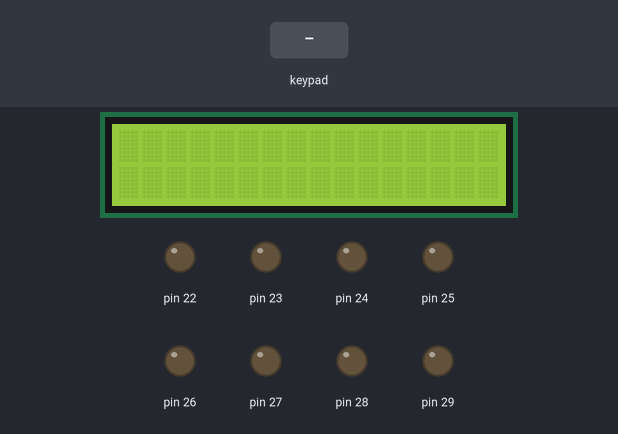
The sketch below on a simulated Arduino Mega 2560, built with avr-gcc and run on an emulated ATmega2560. Parts: 16×2 character LCD, output pins drawn as LEDs (lit = HIGH). Inputs (shaded band) come from the test bench.

Above: at 1.2 s.
1.3 s: key '1' pressed
At 2.5 s:
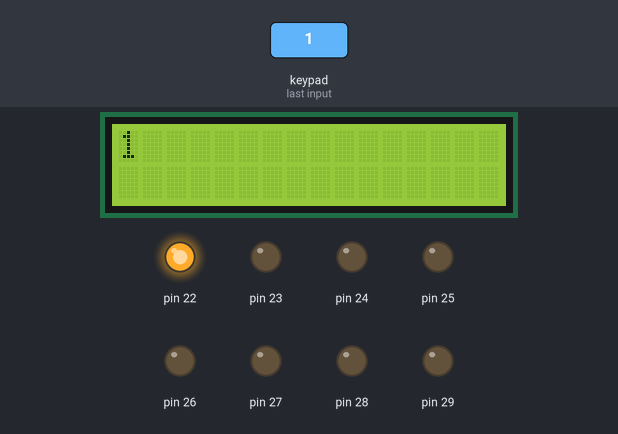
2.8 s: keypad keys 5 3 5 2 5 1 5 0 pressed 0.4 s apart
At 6.1 s:
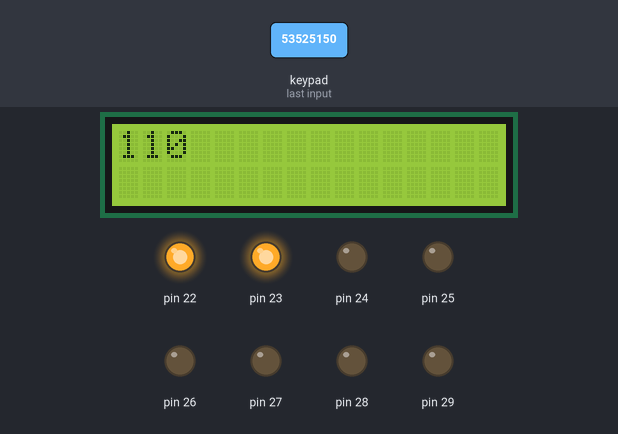
7.5 s: keypad keys 5 3 5 2 5 1 5 0 # pressed 0.4 s apart
At 11.7 s:
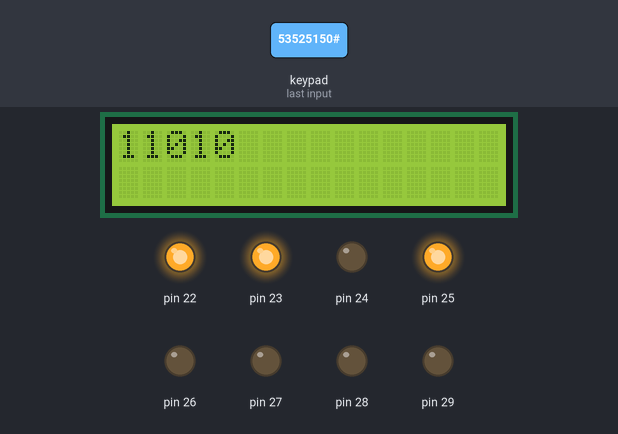
12.6 s: keypad keys 5 3 5 2 5 1 5 0 * pressed 0.4 s apart
At 15.7 s:
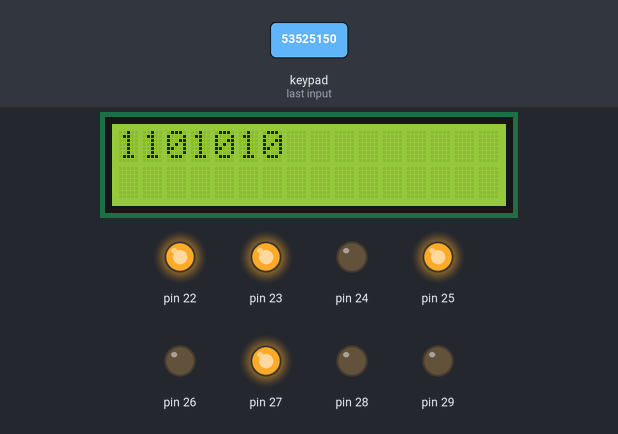
17.7 s: keypad keys 1 3 9 7 2 2 2 2 * pressed 0.4 s apart
At 21.3 s:
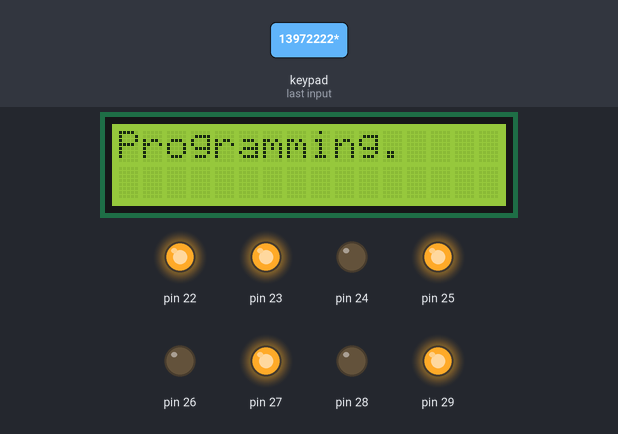
24.3 s: key '0' pressed
At 25.0 s:
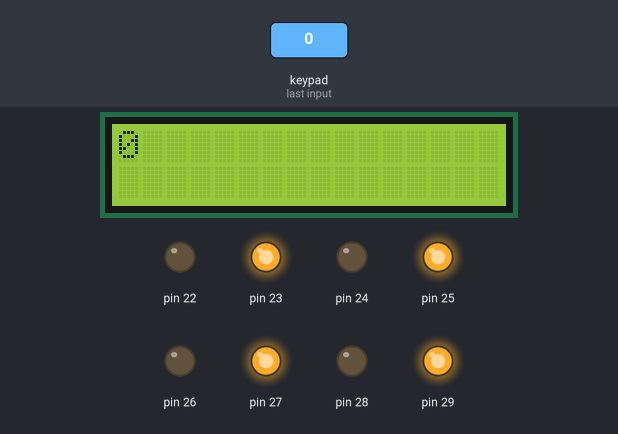
Timing chart, 0 to 26.8 s (numbered marks = the images above; inputs shaded):
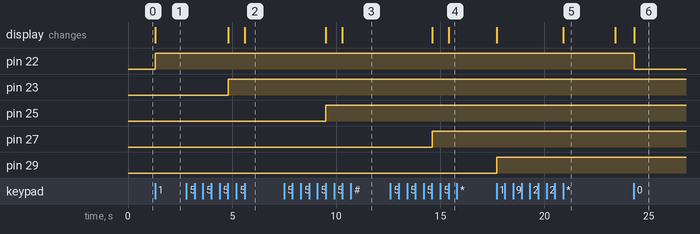

Measured:
- after the input at 1.3 s, pin 22: LOW → HIGH at once; the display: changes at once (image 1)
- after the input at 2.8 s, pin 23: LOW → HIGH after 2.0 s; the display: first changes after 2.0 s (image 2 shows a later state)
- after the input at 7.5 s, pin 25: LOW → HIGH after 2.0 s; the display: first changes after 2.0 s (image 3 shows a later state)
- after the input at 12.6 s, pin 27: LOW → HIGH after 2.0 s; the display: first changes after 2.0 s (image 4 shows a later state)
- after the input at 17.7 s, pin 29: LOW → HIGH at once; the display: first changes at once (image 5 shows a later state)
- after the input at 24.3 s, pin 22: HIGH → LOW at once; the display: changes at once (image 6)
- what the display in image 5 shows lasts 2.5 s, from 20.9 s to 23.4 s

The sketch:

first_8-bit_programmer.ino
```cpp
// First proof of concept for a programmer for my 8-bit breadboard computer.
// Instead of manually flipping dip switches, this would allow to input the raw machine code via a keypad.

#include <LiquidCrystal.h>
#include <Keypad.h>

int pin = 22;

const byte ROWS = 4;
const byte COLS = 4;

char hexaKeys[ROWS][COLS] = {
  {'1', '2', '3', 'A'},
  {'4', '5', '6', 'B'},
  {'7', '8', '9', 'C'},
  {'*', '0', '#', 'D'}
};

byte rowPins[ROWS] = {53, 52, 51, 50};
byte colPins[COLS] = {49, 48, 47, 46};

Keypad customKeypad = Keypad( makeKeymap(hexaKeys), rowPins, colPins, ROWS, COLS);

LiquidCrystal lcd(7, 8, 9, 10, 11, 12);

void setup() {
  for (int pin = 22; pin <= 29; pin++) {
    pinMode(pin, OUTPUT);
  }
  lcd.begin(16, 2);
}

void loop() {
  char customKey = customKeypad.getKey();
  while (pin >= 22 && pin <= 29) {

    char customKey = customKeypad.getKey();
    if (customKey) {
      switch (customKey) {
        case '0':
          digitalWrite(pin, 0);
          lcd.print(customKey);
          pin++;
          break;
        case '1':
          digitalWrite(pin, 1);
          lcd.print(customKey);
          pin++;
          break;
        default:
          break;
      }
    }
  }
  lcd.setCursor(0, 1);
  if (pin > 29) {
    pin = 32;
  }
  while (pin >= 32 && pin <= 35) {
    char customKey = customKeypad.getKey();
    if (customKey) {
      switch (customKey) {
        case '0':
          digitalWrite(pin, 0);
          lcd.print(customKey);
          pin++;
          break;
        case '1':
          digitalWrite(pin, 1);
          lcd.print(customKey);
          pin++;
          break;
        default:
          break;
      }
      if (customKey == '*') {
        lcd.clear();
        lcd.setCursor(0, 0);
        lcd.print("Programming.");
        delay(2500);
        lcd.clear();
        lcd.setCursor(0, 0);
        pin = 22;
      }
    }
  }
}
```
